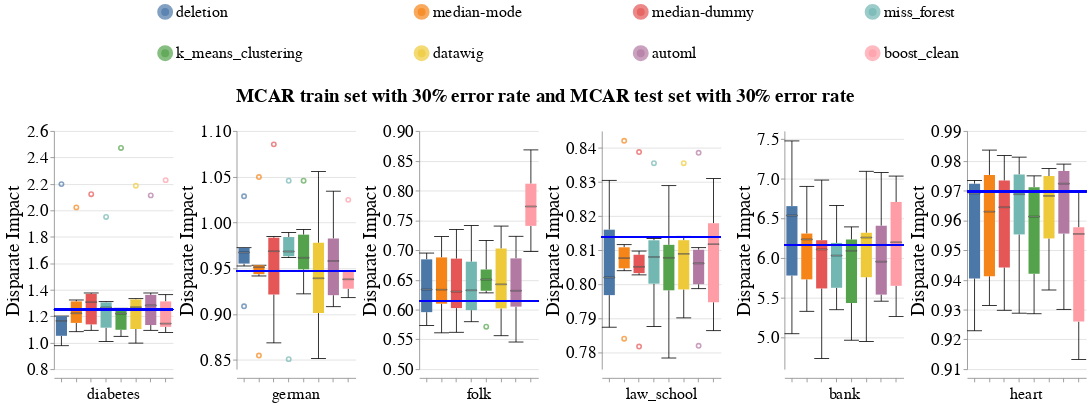

Here is the notebook cell this chart was saved with:
### Code cell
create_box_plots_for_diff_imputers_and_datasets(train_injection_scenario='MCAR3',
                                                test_injection_scenario='MCAR3',
                                                dataset_to_group=DATASETS_SENSITIVE_ATTRS,
                                                metric_name='Disparate_Impact',
                                                db_client=db_client)

### Figure 1 — Vega-Lite specification as saved in the notebook (floating-point values rounded to 4 significant figures; data arrays with more than 128 entries replaced by an {"elided": "..."} marker saying what was removed)
{"config": {"view": {"continuousWidth": 400, "continuousHeight": 300, "stroke": null}, "axis": {"labelFontSize": 22, "labelFontWeight": "normal", "titleFontSize": 24, "titleFontWeight": "normal"}, "facet": {"spacing": 5}, "header": {"labelFontSize": 20, "labelOrient": "bottom", "labelPadding": 5, "titleFontSize": 24}, "legend": {"columns": 4, "direction": "horizontal", "labelFontSize": 20, "labelLimit": 400, "orient": "top", "symbolOffset": 130, "symbolStrokeWidth": 10, "titleAnchor": "middle", "titleFontSize": 22, "titleLimit": 300}, "title": {"fontSize": 24}}, "data": {"name": "data-3c75d6f5761269db10797827bc720907"}, "facet": {"column": {"field": "Dataset_Name", "sort": ["diabetes", "german", "folk", "law_school", "bank", "heart"], "title": "MCAR train set with 30% error rate and MCAR test set with 30% error rate", "type": "nominal"}}, "spec": {"layer": [{"mark": {"type": "boxplot", "median": {"stroke": "black", "strokeWidth": 0.7}, "ticks": true}, "encoding": {"color": {"field": "Null_Imputer_Name", "sort": ["deletion", "median-mode", "median-dummy", "miss_forest", "k_means_clustering", "datawig", "automl", "boost_clean"], "title": null, "type": "nominal"}, "x": {"axis": {"labels": false}, "field": "Null_Imputer_Name", "sort": ["deletion", "median-mode", "median-dummy", "miss_forest", "k_means_clustering", "datawig", "automl", "boost_clean"], "title": null, "type": "nominal"}, "y": {"field": "Metric_Value", "scale": {"zero": false}, "title": "Disparate Impact", "type": "quantitative"}}}, {"mark": "rule", "encoding": {"color": {"value": "blue"}, "size": {"value": 2}, "y": {"field": "Baseline_Median", "type": "quantitative"}}}], "width": 150}, "resolve": {"scale": {"y": "independent"}}, "$schema": "https://vega.github.io/schema/vega-lite/v4.17.0.json", "datasets": {"data-3c75d6f5761269db10797827bc720907": {"elided": "288 records"}}}
